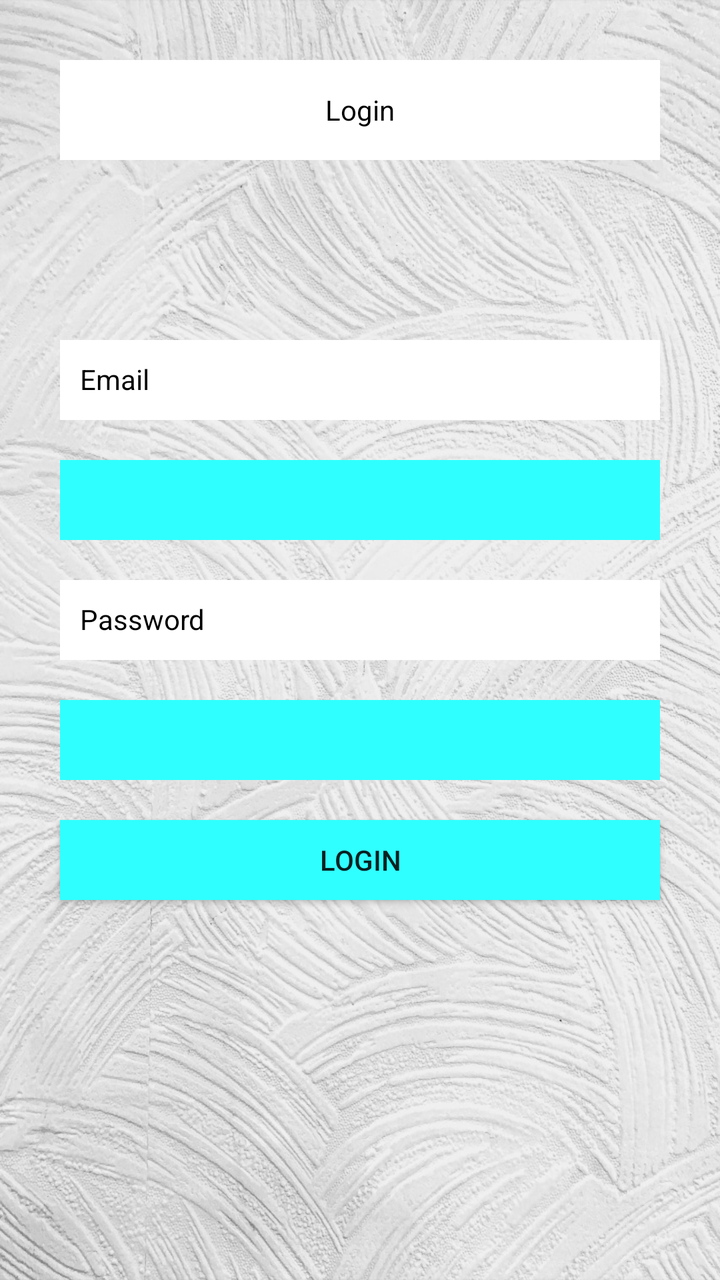
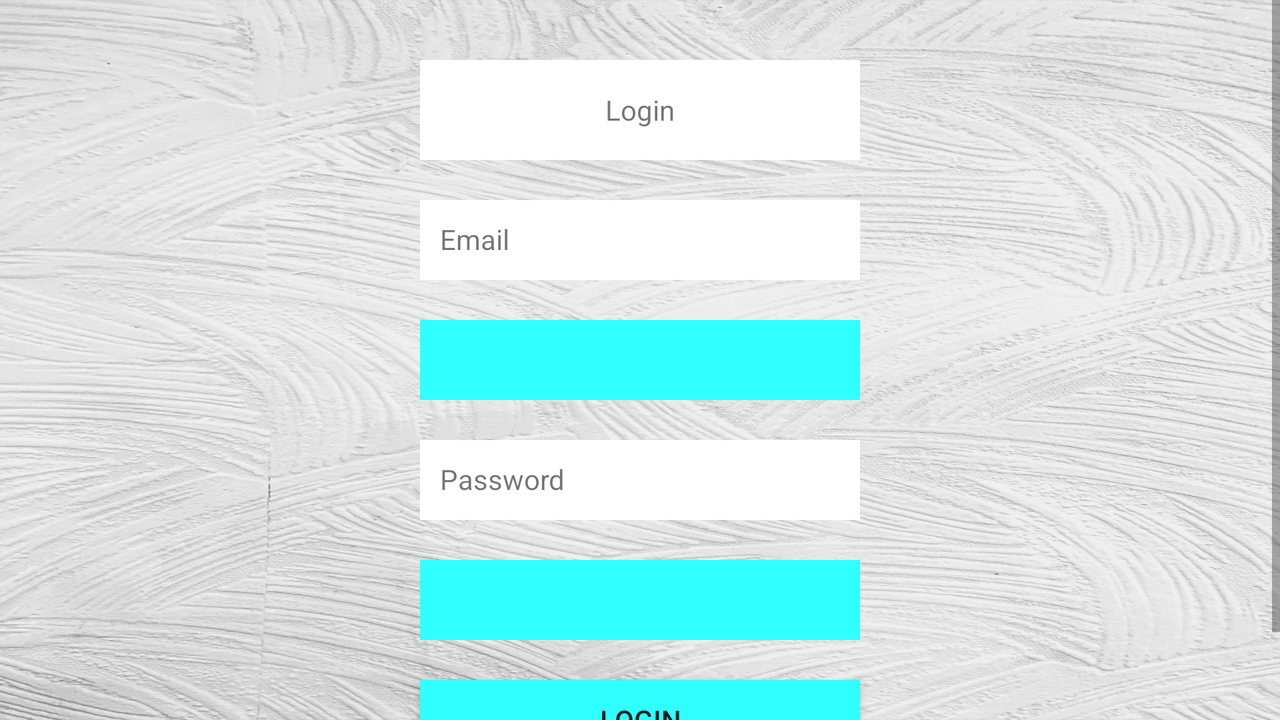

An Android layout and its configuration variant, each rendered on a device that would load it. The default file and the variant file are quoted in full after the pictures.
<!-- AndroidManifest.xml: application theme Theme.Movies -->
<!-- res/layout/activity_login.xml -->
<?xml version="1.0" encoding="utf-8"?>
<LinearLayout xmlns:android="http://schemas.android.com/apk/res/android"
    xmlns:app="http://schemas.android.com/apk/res-auto"
    xmlns:tools="http://schemas.android.com/tools"
    android:layout_width="match_parent"
    android:layout_height="match_parent"
    tools:context=".Login"
    android:background="@drawable/homebackground"
    >

    <ScrollView
        android:layout_width="match_parent"
        android:layout_height="match_parent">
        <LinearLayout
            android:layout_width="match_parent"
            android:layout_height="match_parent"
            android:orientation="vertical"
            android:padding="20dp"
            >
            <TextView
                android:id="@+id/logintext"
                android:layout_width="match_parent"
                android:layout_height="50dp"
                android:gravity="center"
                android:text="Login"
                android:background="#ffff"
                android:textColor="@color/black"
                android:layout_margin="10dp"
                android:padding="5dp"
                />

            <TextView
                android:id="@+id/loginerror"
                android:layout_width="match_parent"
                android:layout_height="50dp"
                android:layout_margin="10dp"
                android:background="#ffff"
                android:gravity="center"
                android:padding="5dp"
                android:text="Login"
                android:textColor="#F44336"
                android:visibility="invisible" />
            <TextView
                android:id="@+id/emailText"
                android:layout_width="match_parent"
                android:layout_height="40dp"
                android:text="Email"
                android:textColor="@color/black"
                android:background="#ffff"
                android:layout_margin="10dp"
                android:padding="10dp"
                />

            <EditText
                android:id="@+id/editTextEmailAddressid"
                android:layout_width="match_parent"
                android:layout_height="40dp"
                android:ems="10"
                android:textColor="@color/black"
                android:background="#30ffff"
                android:inputType="textEmailAddress"
                android:layout_margin="10dp"
                android:padding="10dp"/>

            <TextView
                android:id="@+id/passwordtextid"
                android:layout_width="match_parent"
                android:background="#ffff"
                android:layout_height="40dp"
                android:textColor="@color/black"
                android:text="Password"
                android:layout_margin="10dp"
                android:padding="10dp" />
            <EditText
                android:id="@+id/editTextPassword"
                android:layout_width="match_parent"
                android:layout_height="40dp"
                android:ems="10"
                android:textColor="@color/black"
                android:inputType="textPassword"
                android:layout_margin="10dp"
                android:padding="10dp"
                android:background="#30ffff" />

            <Button
                android:id="@+id/loginbutton"
                android:layout_width="match_parent"
                android:layout_height="40dp"
                android:onClick="loginClicked"
                android:background="#30ffff"
                android:text="Login"
                android:layout_margin="10dp" />
        </LinearLayout>
    </ScrollView>








</LinearLayout>
<!-- resources referenced by this layout -->
<resources>
  <color name="black">#FF000000</color>
  <!-- drawable homebackground: jpg bitmap (drawable, 312569 bytes) -->
  <style name="Theme.Movies" parent="Theme.MaterialComponents.DayNight.DarkActionBar">
          
          <item name="colorPrimary">@color/purple_500</item>
          <item name="colorPrimaryVariant">@color/purple_700</item>
          <item name="colorOnPrimary">@color/white</item>
          
          <item name="colorSecondary">@color/teal_200</item>
          <item name="colorSecondaryVariant">@color/teal_700</item>
          <item name="colorOnSecondary">@color/black</item>
          
          <item name="android:statusBarColor">?attr/colorPrimaryVariant</item>
          
      </style>
  <color name="purple_500">#FF6200EE</color>
  <color name="purple_700">#FF3700B3</color>
  <color name="white">#FFFFFFFF</color>
  <color name="teal_200">#FF03DAC5</color>
  <color name="teal_700">#FF018786</color>
</resources>
<!-- res/layout-land/activity_login.xml (the author's variant of the layout above) -->
<!-- drawn on the phone turned sideways -->
<?xml version="1.0" encoding="utf-8"?>
<LinearLayout xmlns:android="http://schemas.android.com/apk/res/android"
    xmlns:app="http://schemas.android.com/apk/res-auto"
    xmlns:tools="http://schemas.android.com/tools"
    android:layout_width="match_parent"
    android:layout_height="match_parent"
    tools:context=".Login"
    android:background="@drawable/homebackground"
    >

    <ScrollView
        android:layout_width="match_parent"
        android:layout_height="match_parent">
        <LinearLayout
            android:layout_width="match_parent"
            android:layout_height="match_parent"
            android:orientation="vertical"
            android:paddingTop="20dp"
            android:paddingBottom="20dp"
            android:paddingRight="200dp"
            android:paddingLeft="200dp"
            >
            <TextView
                android:id="@+id/logintext"
                android:layout_width="match_parent"
                android:layout_height="50dp"
                android:gravity="center"
                android:text="Login"
                android:background="#ffff"
                android:layout_margin="10dp"
                android:padding="5dp"
                />

            <TextView
                android:id="@+id/emailText"
                android:layout_width="match_parent"
                android:layout_height="40dp"
                android:text="Email"
                android:background="#ffff"
                android:layout_margin="10dp"
                android:padding="10dp"
                />

            <EditText
                android:id="@+id/editTextEmailAddress"
                android:layout_width="match_parent"
                android:layout_height="40dp"
                android:ems="10"
                android:background="#30ffff"
                android:inputType="textEmailAddress"
                android:layout_margin="10dp"
                android:padding="10dp"/>

            <TextView
                android:id="@+id/passwordtextid"
                android:layout_width="match_parent"
                android:background="#ffff"
                android:layout_height="40dp"
                android:text="Password"
                android:layout_margin="10dp"
                android:padding="10dp" />
            <EditText
                android:id="@+id/editTextPassword"
                android:layout_width="match_parent"
                android:layout_height="40dp"
                android:ems="10"
                android:inputType="textPassword"
                android:layout_margin="10dp"
                android:padding="10dp"
                android:background="#30ffff" />

            <Button
                android:id="@+id/loginbutton"
                android:layout_width="match_parent"
                android:layout_height="40dp"
                android:background="#30ffff"
                android:text="Login"
                android:layout_margin="10dp" />
        </LinearLayout>
    </ScrollView>







</LinearLayout>
<!-- resources referenced by the variant -->
<!-- as the phone turned sideways resolves them -->
<resources>
  <!-- drawable homebackground: jpg bitmap (drawable, 312569 bytes) -->
  <style name="Theme.Movies" parent="Theme.MaterialComponents.DayNight.DarkActionBar">
          
          <item name="colorPrimary">@color/purple_500</item>
          <item name="colorPrimaryVariant">@color/purple_700</item>
          <item name="colorOnPrimary">@color/white</item>
          
          <item name="colorSecondary">@color/teal_200</item>
          <item name="colorSecondaryVariant">@color/teal_700</item>
          <item name="colorOnSecondary">@color/black</item>
          
          <item name="android:statusBarColor">?attr/colorPrimaryVariant</item>
          
      </style>
  <color name="purple_500">#FF6200EE</color>
  <color name="purple_700">#FF3700B3</color>
  <color name="white">#FFFFFFFF</color>
  <color name="teal_200">#FF03DAC5</color>
  <color name="teal_700">#FF018786</color>
  <color name="black">#FF000000</color>
</resources>
